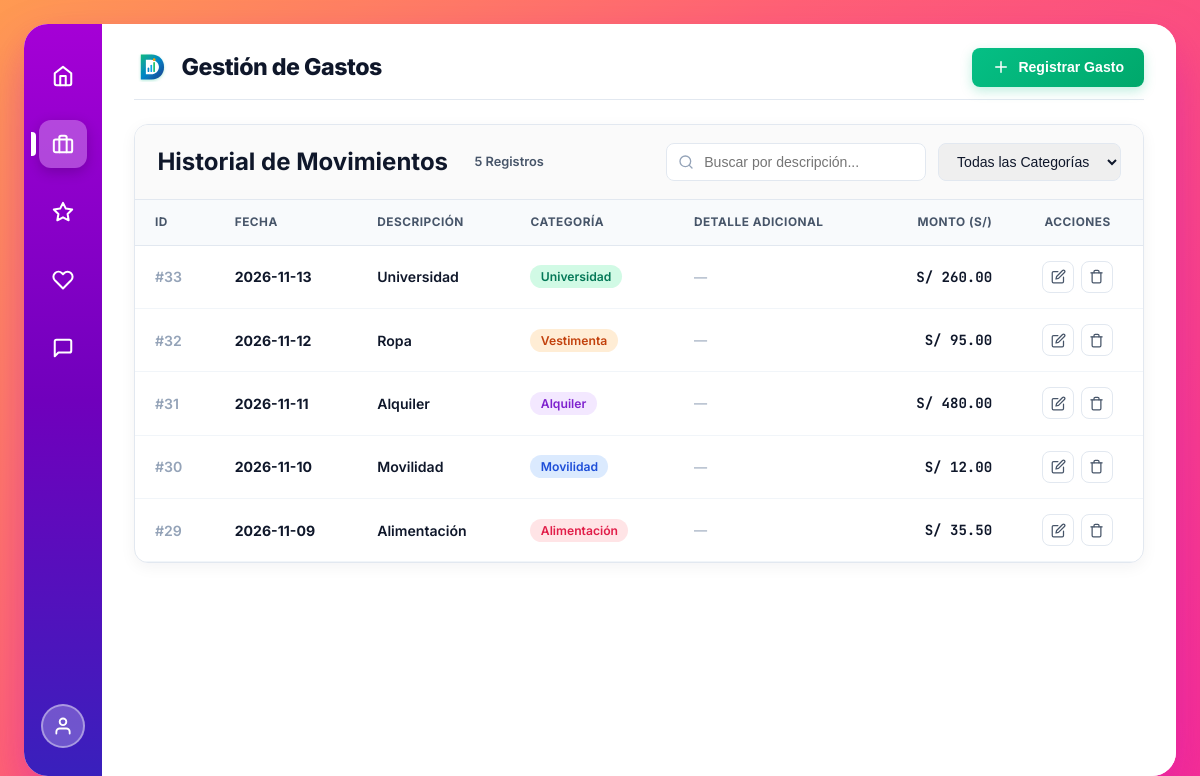
The app's page /gastos (signed in), older data.
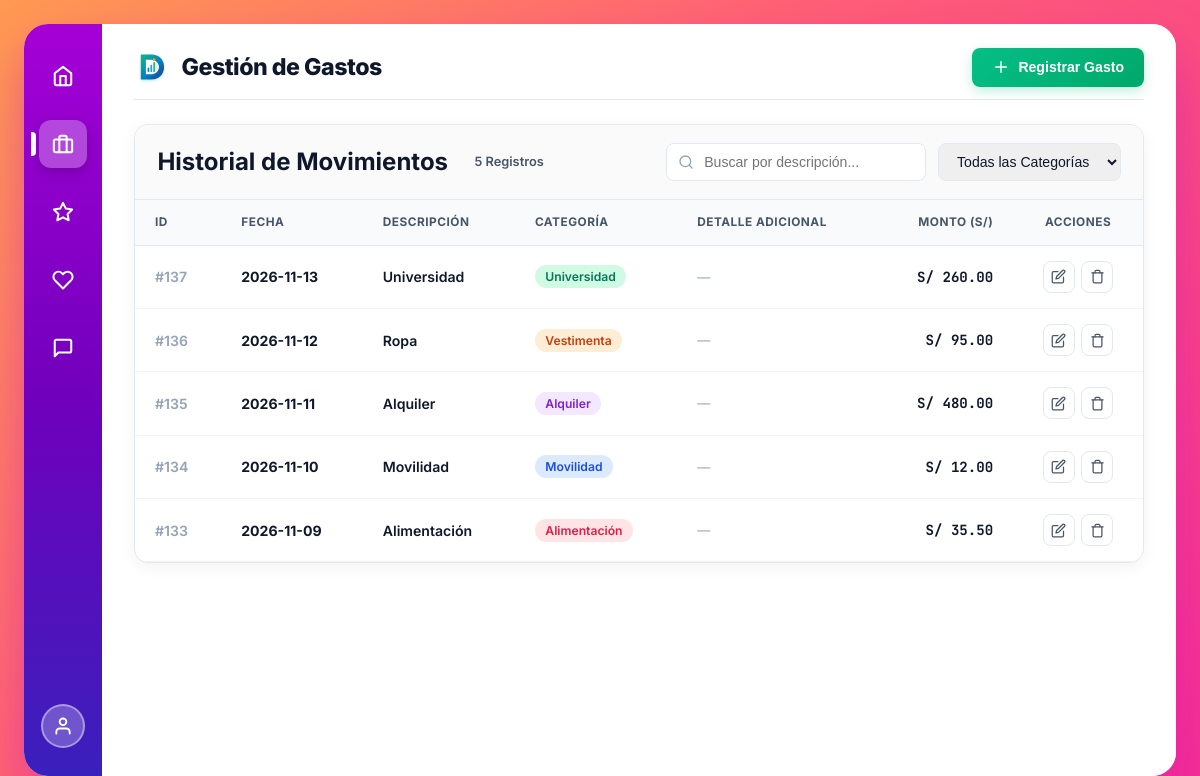
The same page, newer data.
### tables this page shows
CREATE TABLE gastos (
            id INTEGER PRIMARY KEY AUTOINCREMENT,
            fecha TEXT NOT NULL,
            descripcion TEXT NOT NULL,
            monto REAL NOT NULL,
            categoria TEXT DEFAULT 'General',
            created_at TIMESTAMP DEFAULT CURRENT_TIMESTAMP
        , detalle_otro TEXT);

### app.py (the view)
@app.route('/gastos')
@login_required
def gastos_view():
    query_q = request.args.get('q', '').strip()
    query_cat = request.args.get('cat', '').strip()
    sql = "SELECT id, fecha, descripcion, monto, categoria, detalle_otro, created_at FROM gastos WHERE 1=1"
    params = []
    if query_q:
        sql += " AND descripcion LIKE ?"
        params.append(f"%{query_q}%")
    if query_cat and query_cat in CATEGORIAS_VALIDAS:
        sql += " AND categoria = ?"
        params.append(query_cat)
    sql += " ORDER BY fecha DESC, id DESC"
    conn = get_db_connection()
    gastos = conn.execute(sql, params).fetchall()
    conn.close()
    return render_template(
        'gastos.html',
        gastos=gastos,
        query_q=query_q,
        query_cat=query_cat,
        categorias_disponibles=CATEGORIAS_VALIDAS
    )

### app.py (called while the page is built)
def generate_csrf_token():
    if "_csrf_token" not in session:
        session["_csrf_token"] = secrets.token_hex(24)
    return session["_csrf_token"]

@app.before_request
def csrf_protect():
    if app.config.get("TESTING") and not app.config.get("WTF_CSRF_ENABLED", True):
        return
    if request.method in ("POST", "PUT", "DELETE"):
        token = request.form.get("csrf_token") or request.headers.get("X-CSRFToken")
        expected = session.get("_csrf_token")
        if not expected or token != expected:
            abort(403)

def login_required(f):
    @wraps(f)
    def decorated_function(*args, **kwargs):
        if request.args.get("demo") == "1":
            session["user"] = "admin"
        if not session.get("user"):
            flash("Por favor inicia sesión para acceder al sistema.", "warning")
            return redirect(url_for("login"))
        return f(*args, **kwargs)
    return decorated_function

### database.py (called while the page is built)
def get_db_connection():
    conn = sqlite3.connect(DB_NAME)
    conn.row_factory = sqlite3.Row
    return conn

### templates/gastos.html (shortened to what this page needs)
{% extends "base.html" %}
{% block page_title %}Gestión de Gastos{% endblock %}
{% block topbar_actions %}
<button type="button" class="btn-success" onclick="openGastoModal(false)">
  <svg width="18" height="18" viewBox="0 0 24 24" fill="none" stroke="currentColor" stroke-width="2" stroke-linecap="round" stroke-linejoin="round">
    <line x1="12" y1="5" x2="12" y2="19"></line>
    <line x1="5" y1="12" x2="19" y2="12"></line>
  </svg>
  Registrar Gasto
</button>
{% endblock %}
{% block content %}
<div class="table-card">
  <div class="table-toolbar">
    <div style="display: flex; align-items: center; gap: 1rem; flex-wrap: wrap;">
      <h2 class="card-title" style="margin: 0;">Historial de Movimientos</h2>
      <span style="font-size: 0.8rem; background: var(--surface-hover); padding: 0.25rem 0.65rem; border-radius: var(--radius-full); font-weight: 600; color: var(--text-secondary);">
        {{ gastos|length }} Registros
      </span>
    </div>
    <form action="{{ url_for('gastos_view') }}" method="GET" style="display: flex; align-items: center; gap: 0.75rem; flex-wrap: wrap;">
      <div class="search-box">
        <svg class="search-icon" viewBox="0 0 24 24" fill="none" stroke="currentColor" stroke-width="2" stroke-linecap="round" stroke-linejoin="round">
          <circle cx="11" cy="11" r="8"></circle>
          <line x1="21" y1="21" x2="16.65" y2="16.65"></line>
        </svg>
        <input type="text" id="filtroBusqueda" name="q" placeholder="Buscar por descripción..." value="{{ query_q }}">
      </div>
      <select name="cat" class="form-control" style="width: auto; padding: 0.55rem 0.85rem;" onchange="this.form.submit()">
        <option value="">Todas las Categorías</option>
      </select>
    </form>
  </div>
  <div class="table-responsive">
    <table class="custom-table" id="tablaGastos">
      <thead>
        <tr>
          <th>ID</th>
          <th>Fecha</th>
          <th>Descripción</th>
          <th>Categoría</th>
          <th>Detalle Adicional</th>
          <th style="text-align: right;">Monto (S/)</th>
          <th style="text-align: center;">Acciones</th>
        </tr>
      </thead>
      <tbody>
        {% for g in gastos %}
        <tr>
          <td style="color: var(--text-muted); font-weight: 600;">#{{ g['id'] }}</td>
          <td><strong>{{ g['fecha'] }}</strong></td>
          <td class="col-desc" style="font-weight: 600; color: var(--text-main);">
            {{ g['descripcion'] }}
          </td>
          <td class="col-cat">
            <span class="badge-cat badge-{{ g['categoria']|replace(' ', '') }}">
              {{ g['categoria'] }}
            </span>
          </td>
          <td style="color: var(--text-secondary); font-size: 0.82rem;">
            {% if g['categoria'] == 'Otros' and g['detalle_otro'] %}
              <em>{{ g['detalle_otro'] }}</em>
            {% else %}
              <span style="color: var(--text-muted);">&mdash;</span>
            {% endif %}
          </td>
          <td style="text-align: right;" class="monto-soles">
            S/ {{ "%.2f"|format(g['monto']) }}
          </td>
          <td style="text-align: center;">
            <div class="actions-group" style="justify-content: center;">
              <button
                type="button"
                class="btn-icon"
                title="Editar registro"
                onclick='openGastoModal(true, {
                  id: {{ g["id"] }},
                  fecha: "{{ g["fecha"] }}",
                  descripcion: {{ g["descripcion"]|tojson }},
                  monto: {{ g["monto"] }},
                  categoria: "{{ g["categoria"] }}",
                  detalle_otro: {{ (g["detalle_otro"] or "")|tojson }}
                })'>
                <svg width="15" height="15" viewBox="0 0 24 24" fill="none" stroke="currentColor" stroke-width="2" stroke-linecap="round" stroke-linejoin="round">
                  <path d="M11 4H4a2 2 0 0 0-2 2v14a2 2 0 0 0 2 2h14a2 2 0 0 0 2-2v-7"></path>
                  <path d="M18.5 2.5a2.121 2.121 0 0 1 3 3L12 15l-4 1 1-4 9.5-9.5z"></path>
                </svg>
              </button>
              <form action="{{ url_for('eliminar_gasto', id=g['id']) }}" method="POST" onsubmit="return confirm('¿Confirmas que deseas eliminar este gasto de S/ {{ "%.2f"|format(g['monto']) }}?');" style="display:inline;">
                <button type="submit" class="btn-icon delete" title="Eliminar registro">
                  <svg width="15" height="15" viewBox="0 0 24 24" fill="none" stroke="currentColor" stroke-width="2" stroke-linecap="round" stroke-linejoin="round">
                    <polyline points="3 6 5 6 21 6"></polyline>
                    <path d="M19 6v14a2 2 0 0 1-2 2H7a2 2 0 0 1-2-2V6m3 0V4a2 2 0 0 1 2-2h4a2 2 0 0 1 2 2v2"></path>
                  </svg>
                </button>
              </form>
            </div>
          </td>
        </tr>
        {% else %}
        <tr>
          <td colspan="7" style="text-align: center; padding: 3rem; color: var(--text-muted);">
            No se encontraron gastos registrados. Haz clic en <strong>Registrar Gasto</strong> para añadir uno nuevo.
          </td>
        </tr>
        {% endfor %}
      </tbody>
    </table>
  </div>
</div>
{% endblock %}

### templates/base.html (shortened to what this page needs)
<!DOCTYPE html>
<html lang="es">
<head>
  <link rel="stylesheet" href="{{ url_for('static', filename='css/dashboard.css') }}">
</head>
<body>
  <div class="app-container">
    <aside class="app-sidebar" aria-label="Menú de navegación principal">
      <div class="sidebar-top">
        <a href="{{ url_for('dashboard') }}" class="sidebar-icon-btn {% if request.endpoint == 'dashboard' %}active{% endif %}" data-title="Inicio / Dashboard" aria-label="Inicio">
          <svg viewBox="0 0 24 24" fill="none" stroke="currentColor" stroke-linecap="round" stroke-linejoin="round">
            <path d="M3 9l9-7 9 7v11a2 2 0 0 1-2 2H5a2 2 0 0 1-2-2z"></path>
            <polyline points="9 22 9 12 15 12 15 22"></polyline>
          </svg>
        </a>
        <a href="{{ url_for('gastos_view') }}" class="sidebar-icon-btn {% if request.endpoint == 'gastos_view' %}active{% endif %}" data-title="Gestión de Gastos" aria-label="Gastos">
          <svg viewBox="0 0 24 24" fill="none" stroke="currentColor" stroke-linecap="round" stroke-linejoin="round">
            <rect x="2" y="7" width="20" height="14" rx="2" ry="2"></rect>
            <path d="M16 21V5a2 2 0 0 0-2-2h-4a2 2 0 0 0-2 2v16"></path>
          </svg>
        </a>
        <a href="{{ url_for('reportes') }}" class="sidebar-icon-btn {% if request.endpoint == 'reportes' %}active{% endif %}" data-title="Reportes y Balances" aria-label="Reportes">
          <svg viewBox="0 0 24 24" fill="none" stroke="currentColor" stroke-linecap="round" stroke-linejoin="round">
            <polygon points="12 2 15.09 8.26 22 9.27 17 14.14 18.18 21.02 12 17.77 5.82 21.02 7 14.14 2 9.27 8.91 8.26 12 2"></polygon>
          </svg>
        </a>
        <a href="{{ url_for('dashboard') }}" class="sidebar-icon-btn" data-title="Salud Financiera" aria-label="Métricas">
          <svg viewBox="0 0 24 24" fill="none" stroke="currentColor" stroke-linecap="round" stroke-linejoin="round">
            <path d="M20.84 4.61a5.5 5.5 0 0 0-7.78 0L12 5.67l-1.06-1.06a5.5 5.5 0 0 0-7.78 7.78l1.06 1.06L12 21.23l7.78-7.78 1.06-1.06a5.5 5.5 0 0 0 0-7.78z"></path>
          </svg>
        </a>
        <a href="javascript:void(0)" onclick="alert('Dali_Gastos v2.0 - Práctica Calificada UPRIT - Autor: Dario Lipa')" class="sidebar-icon-btn" data-title="Acerca de Dali_Gastos" aria-label="Información">
          <svg viewBox="0 0 24 24" fill="none" stroke="currentColor" stroke-linecap="round" stroke-linejoin="round">
            <path d="M21 15a2 2 0 0 1-2 2H7l-4 4V5a2 2 0 0 1 2-2h14a2 2 0 0 1 2 2z"></path>
          </svg>
        </a>
      </div>
      <div class="sidebar-bottom">
        <a href="{{ url_for('logout') }}" class="user-avatar-btn" data-title="Cerrar Sesión (Dario Lipa)" aria-label="Cerrar Sesión">
          <svg width="20" height="20" viewBox="0 0 24 24" fill="none" stroke="currentColor" stroke-width="2.2" stroke-linecap="round" stroke-linejoin="round">
            <path d="M20 21v-2a4 4 0 0 0-4-4H8a4 4 0 0 0-4 4v2"></path>
            <circle cx="12" cy="7" r="4"></circle>
          </svg>
        </a>
      </div>
    </aside>
    <main class="app-main">
      <header class="app-topbar">
        <div class="topbar-brand-group">
          <img src="{{ url_for('static', filename='img/logo.svg') }}" alt="Logo" width="34" height="34">
          <h1 class="topbar-title">{% block page_title %}Panel Financiero{% endblock %}</h1>
        </div>
        <div class="topbar-actions">
          {% block topbar_actions %}{% endblock %}
        </div>
      </header>
      {% block content %}{% endblock %}
    </main>
  </div>
</body>
</html>

Row changes from the older to the newer data that the page shows:
removed gastos: id "33", fecha "2026-11-13", descripcion "Universidad", categoria "Universidad", monto "260.00"
removed gastos: id "32", fecha "2026-11-12", descripcion "Ropa", categoria "Vestimenta", monto "95.00"
removed gastos: id "31", fecha "2026-11-11", descripcion "Alquiler", categoria "Alquiler", monto "480.00"
removed gastos: id "30", fecha "2026-11-10", descripcion "Movilidad", categoria "Movilidad", monto "12.00"
removed gastos: id "29", fecha "2026-11-09", descripcion "Alimentación", categoria "Alimentación", monto "35.50"
added gastos: id "137", fecha "2026-11-13", descripcion "Universidad", categoria "Universidad", monto "260.00"
added gastos: id "136", fecha "2026-11-12", descripcion "Ropa", categoria "Vestimenta", monto "95.00"
added gastos: id "135", fecha "2026-11-11", descripcion "Alquiler", categoria "Alquiler", monto "480.00"
added gastos: id "134", fecha "2026-11-10", descripcion "Movilidad", categoria "Movilidad", monto "12.00"
added gastos: id "133", fecha "2026-11-09", descripcion "Alimentación", categoria "Alimentación", monto "35.50"
